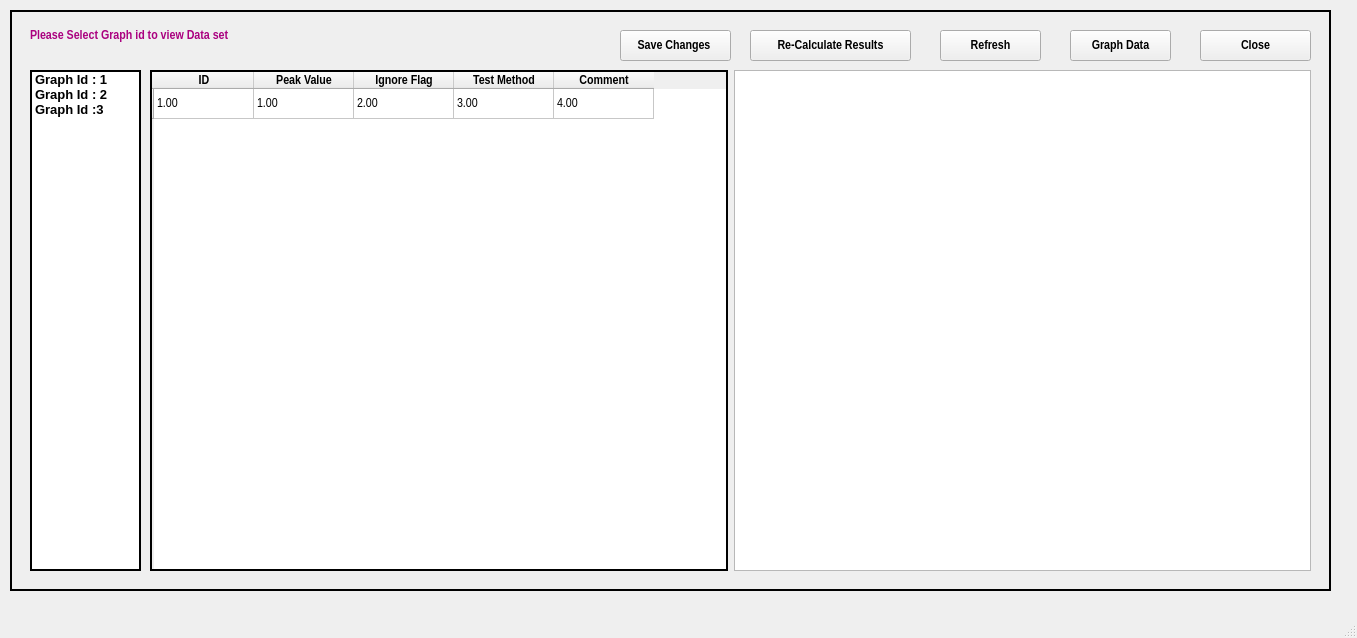
<?xml version="1.0" encoding="UTF-8"?>
<ui version="4.0">
 <class>MainWindow</class>
 <widget class="QMainWindow" name="MainWindow">
  <property name="geometry">
   <rect>
    <x>0</x>
    <y>0</y>
    <width>1357</width>
    <height>638</height>
   </rect>
  </property>
  <property name="windowTitle">
   <string>MainWindow</string>
  </property>
  <widget class="QWidget" name="centralwidget">
   <widget class="QFrame" name="frame">
    <property name="geometry">
     <rect>
      <x>10</x>
      <y>10</y>
      <width>1321</width>
      <height>581</height>
     </rect>
    </property>
    <property name="frameShape">
     <enum>QFrame::Box</enum>
    </property>
    <property name="frameShadow">
     <enum>QFrame::Plain</enum>
    </property>
    <property name="lineWidth">
     <number>2</number>
    </property>
    <widget class="QListWidget" name="listWidget">
     <property name="geometry">
      <rect>
       <x>20</x>
       <y>60</y>
       <width>111</width>
       <height>501</height>
      </rect>
     </property>
     <property name="font">
      <font>
       <family>Arial Narrow</family>
       <pointsize>10</pointsize>
       <weight>75</weight>
       <bold>true</bold>
      </font>
     </property>
     <property name="frameShape">
      <enum>QFrame::Box</enum>
     </property>
     <property name="frameShadow">
      <enum>QFrame::Plain</enum>
     </property>
     <property name="lineWidth">
      <number>2</number>
     </property>
     <item>
      <property name="text">
       <string>Graph Id : 1</string>
      </property>
      <property name="font">
       <font>
        <family>Arial</family>
        <pointsize>10</pointsize>
       </font>
      </property>
     </item>
     <item>
      <property name="text">
       <string>Graph Id : 2</string>
      </property>
      <property name="font">
       <font>
        <family>Arial</family>
        <pointsize>10</pointsize>
       </font>
      </property>
     </item>
     <item>
      <property name="text">
       <string>Graph Id :3</string>
      </property>
      <property name="font">
       <font>
        <family>Arial</family>
        <pointsize>10</pointsize>
       </font>
      </property>
     </item>
    </widget>
    <widget class="QLabel" name="label">
     <property name="geometry">
      <rect>
       <x>20</x>
       <y>10</y>
       <width>271</width>
       <height>31</height>
      </rect>
     </property>
     <property name="font">
      <font>
       <family>Arial Narrow</family>
       <pointsize>10</pointsize>
       <weight>75</weight>
       <bold>true</bold>
      </font>
     </property>
     <property name="styleSheet">
      <string notr="true">color: rgb(170, 0, 127);</string>
     </property>
     <property name="text">
      <string>Please Select Graph id to view Data set</string>
     </property>
    </widget>
    <widget class="QPushButton" name="pushButton">
     <property name="geometry">
      <rect>
       <x>1060</x>
       <y>20</y>
       <width>101</width>
       <height>31</height>
      </rect>
     </property>
     <property name="font">
      <font>
       <family>Arial Narrow</family>
       <pointsize>10</pointsize>
       <weight>75</weight>
       <bold>true</bold>
      </font>
     </property>
     <property name="text">
      <string>Graph Data</string>
     </property>
    </widget>
    <widget class="QPushButton" name="pushButton_2">
     <property name="geometry">
      <rect>
       <x>610</x>
       <y>20</y>
       <width>111</width>
       <height>31</height>
      </rect>
     </property>
     <property name="font">
      <font>
       <family>Arial Narrow</family>
       <pointsize>10</pointsize>
       <weight>75</weight>
       <bold>true</bold>
      </font>
     </property>
     <property name="text">
      <string>Save Changes </string>
     </property>
    </widget>
    <widget class="QPushButton" name="pushButton_3">
     <property name="geometry">
      <rect>
       <x>740</x>
       <y>20</y>
       <width>161</width>
       <height>31</height>
      </rect>
     </property>
     <property name="font">
      <font>
       <family>Arial Narrow</family>
       <pointsize>10</pointsize>
       <weight>75</weight>
       <bold>true</bold>
      </font>
     </property>
     <property name="text">
      <string>Re-Calculate Results</string>
     </property>
    </widget>
    <widget class="QPushButton" name="pushButton_4">
     <property name="geometry">
      <rect>
       <x>1190</x>
       <y>20</y>
       <width>111</width>
       <height>31</height>
      </rect>
     </property>
     <property name="font">
      <font>
       <family>Arial Narrow</family>
       <pointsize>10</pointsize>
       <weight>75</weight>
       <bold>true</bold>
      </font>
     </property>
     <property name="text">
      <string>Close</string>
     </property>
    </widget>
    <widget class="QPushButton" name="pushButton_5">
     <property name="geometry">
      <rect>
       <x>930</x>
       <y>20</y>
       <width>101</width>
       <height>31</height>
      </rect>
     </property>
     <property name="font">
      <font>
       <family>Arial Narrow</family>
       <pointsize>10</pointsize>
       <weight>75</weight>
       <bold>true</bold>
      </font>
     </property>
     <property name="text">
      <string>Refresh</string>
     </property>
    </widget>
    <widget class="QWidget" name="">
     <property name="geometry">
      <rect>
       <x>140</x>
       <y>60</y>
       <width>1161</width>
       <height>501</height>
      </rect>
     </property>
     <layout class="QGridLayout" name="gridLayout">
      <item row="0" column="0">
       <widget class="QTableWidget" name="tableWidget">
        <property name="frameShape">
         <enum>QFrame::Box</enum>
        </property>
        <property name="frameShadow">
         <enum>QFrame::Plain</enum>
        </property>
        <property name="lineWidth">
         <number>2</number>
        </property>
        <row>
         <property name="text">
          <string/>
         </property>
        </row>
        <column>
         <property name="text">
          <string>ID</string>
         </property>
         <property name="font">
          <font>
           <family>Arial Narrow</family>
           <pointsize>10</pointsize>
           <weight>75</weight>
           <bold>true</bold>
          </font>
         </property>
        </column>
        <column>
         <property name="text">
          <string>Peak Value</string>
         </property>
         <property name="font">
          <font>
           <family>Arial Narrow</family>
           <pointsize>10</pointsize>
           <weight>75</weight>
           <bold>true</bold>
          </font>
         </property>
        </column>
        <column>
         <property name="text">
          <string>Ignore Flag</string>
         </property>
         <property name="font">
          <font>
           <family>Arial Narrow</family>
           <pointsize>10</pointsize>
           <weight>75</weight>
           <bold>true</bold>
          </font>
         </property>
        </column>
        <column>
         <property name="text">
          <string>Test Method</string>
         </property>
         <property name="font">
          <font>
           <family>Arial Narrow</family>
           <pointsize>10</pointsize>
           <weight>75</weight>
           <bold>true</bold>
          </font>
         </property>
        </column>
        <column>
         <property name="text">
          <string>Comment</string>
         </property>
         <property name="font">
          <font>
           <family>Arial Narrow</family>
           <pointsize>10</pointsize>
           <weight>75</weight>
           <bold>true</bold>
          </font>
         </property>
        </column>
        <item row="0" column="0">
         <property name="text">
          <string>1.00</string>
         </property>
         <property name="font">
          <font>
           <family>Arial Narrow</family>
           <pointsize>10</pointsize>
          </font>
         </property>
        </item>
        <item row="0" column="1">
         <property name="text">
          <string>1.00</string>
         </property>
         <property name="font">
          <font>
           <family>Arial Narrow</family>
           <pointsize>10</pointsize>
          </font>
         </property>
        </item>
        <item row="0" column="2">
         <property name="text">
          <string>2.00</string>
         </property>
         <property name="font">
          <font>
           <family>Arial Narrow</family>
           <pointsize>10</pointsize>
          </font>
         </property>
        </item>
        <item row="0" column="3">
         <property name="text">
          <string>3.00</string>
         </property>
         <property name="font">
          <font>
           <family>Arial Narrow</family>
           <pointsize>10</pointsize>
          </font>
         </property>
        </item>
        <item row="0" column="4">
         <property name="text">
          <string>4.00</string>
         </property>
         <property name="font">
          <font>
           <family>Arial Narrow</family>
           <pointsize>10</pointsize>
          </font>
         </property>
        </item>
       </widget>
      </item>
      <item row="0" column="1">
       <widget class="QGraphicsView" name="graphicsView"/>
      </item>
     </layout>
    </widget>
   </widget>
  </widget>
  <widget class="QMenuBar" name="menubar">
   <property name="geometry">
    <rect>
     <x>0</x>
     <y>0</y>
     <width>1357</width>
     <height>21</height>
    </rect>
   </property>
  </widget>
  <widget class="QStatusBar" name="statusbar"/>
 </widget>
 <resources/>
 <connections/>
</ui>
